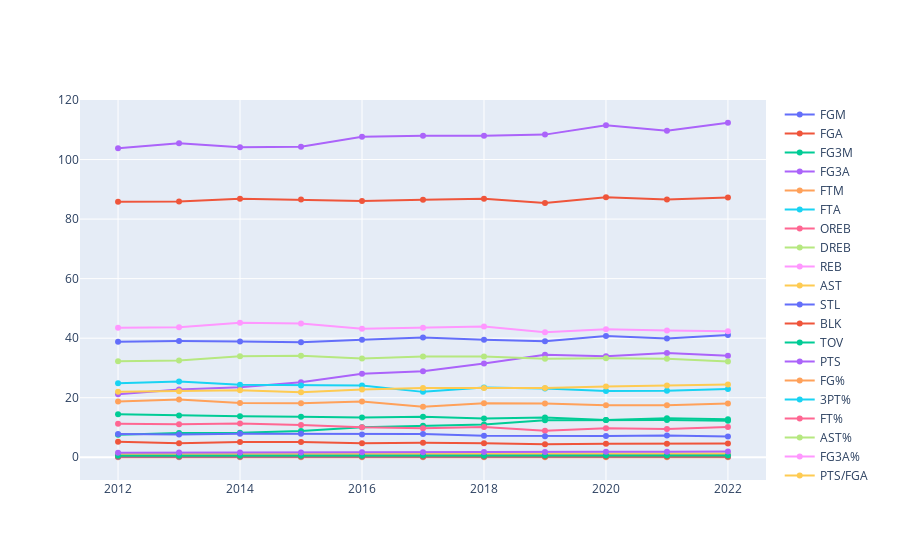

The notebook cell saved with this chart:
### Code cell
change_per100_df = change_df.copy()

for col in change_per100_df.columns[3:18]:
    change_per100_df[col] = (change_per100_df[col]/change_per100_df['POSS_est'])*100

change_per100_df.drop(columns=['MIN','POSS_est'], inplace=True)
change_per100_df

fig = go.Figure()
for col in change_per100_df.columns[1:]:
    fig.add_trace(go.Scatter(x=change_per100_df['season_start_year'],
                             y=change_per100_df[col], name=col))
fig.show()
